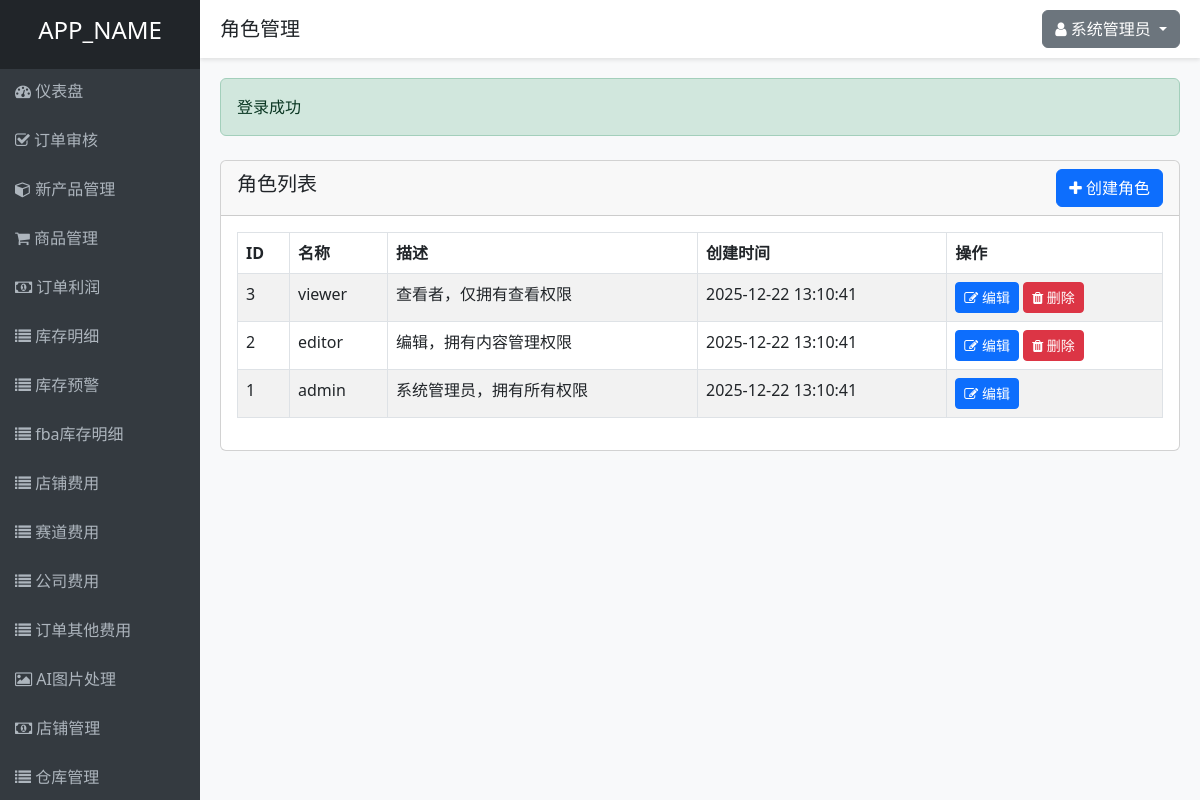
The app's page /roles.php (signed in) with its own data.
### tables this page shows
CREATE TABLE IF NOT EXISTS roles (
    id INT AUTO_INCREMENT PRIMARY KEY,
    name VARCHAR(50) NOT NULL UNIQUE,
    description TEXT,
    created_at TIMESTAMP DEFAULT CURRENT_TIMESTAMP,
    updated_at TIMESTAMP DEFAULT CURRENT_TIMESTAMP ON UPDATE CURRENT_TIMESTAMP
);

### controllers/RoleController.php (called while the page is built, shortened)
<?php
require_once ADMIN_PANEL_DIR . '/models/Role.php';
require_once ADMIN_PANEL_DIR . '/models/Permission.php';
require_once ADMIN_PANEL_DIR . '/helpers/functions.php';
class RoleController {
    private $roleModel;
    public function __construct() {
        $this->roleModel = new Role();
    }
    public function index() {
        $roles = $this->roleModel->getAll();
        $title = '角色管理';
        include VIEWS_DIR . '/layouts/header.php';
        include VIEWS_DIR . '/roles/index.php';
        include VIEWS_DIR . '/layouts/footer.php';
    }
}
?>

### helpers/functions.php (called while the page is built, shortened)
<?php
function getSuccess() {
    $success = $_SESSION['success_msg'] ?? '';
    return $success;
}
function isLoggedIn() {
    return isset($_SESSION['user_id']);
}
function getCurrentUserId() {
    return $_SESSION['user_id'] ?? null;
}
function hasPermission($permissionSlug) {
    require_once ADMIN_PANEL_DIR . '/models/Permission.php';
    $permissionModel = new Permission();
    return $permissionModel->checkUserPermission(getCurrentUserId(), $permissionSlug);
}
?>

### includes/database.php (called while the page is built, shortened)
<?php
class Database {
    private static $instance = null;
    private $conn;
    private function __construct() {
        try {
            $this->conn = new PDO(
                "mysql:host=" . DB_HOST . ";dbname=" . DB_NAME . ";charset=utf8",
                DB_USER,
                DB_PASS,
                [
                    PDO::ATTR_ERRMODE => PDO::ERRMODE_EXCEPTION,
                    PDO::ATTR_DEFAULT_FETCH_MODE => PDO::FETCH_ASSOC,
                    PDO::ATTR_EMULATE_PREPARES => false
                ]
            );
        } catch(PDOException $e) {
            die("数据库连接失败: " . $e->getMessage());
        }
    }
    public static function getInstance() {
        if(self::$instance === null) {
            self::$instance = new Database();
        }
        return self::$instance;
    }
    public function query($sql, $params = []) {
        $stmt = $this->conn->prepare($sql);
        $stmt->execute($params);
        return $stmt;
    }
}
?>

### models/Permission.php (called while the page is built, shortened)
<?php
require_once ADMIN_PANEL_DIR . '/includes/database.php';
class Permission {
    private $db;
    public function __construct() {
        $this->db = Database::getInstance();
    }
    public function checkUserPermission($userId, $permissionSlug) {
        $sql = "SELECT COUNT(*) as count FROM permissions p
                JOIN role_permissions rp ON p.id = rp.permission_id
                JOIN user_roles ur ON rp.role_id = ur.role_id
                WHERE ur.user_id = ? AND p.slug = ?";
        $stmt = $this->db->query($sql, [$userId, $permissionSlug]);
        $result = $stmt->fetch();
        return $result['count'] > 0;
    }
}
?>

### models/Role.php (called while the page is built, shortened)
<?php
require_once ADMIN_PANEL_DIR . '/includes/database.php';
class Role {
    private $db;
    public function __construct() {
        $this->db = Database::getInstance();
    }
    public function getAll() {
        $sql = "SELECT * FROM roles ORDER BY id DESC";
        $stmt = $this->db->query($sql);
        return $stmt->fetchAll();
    }
}
?>

### views/roles/index.php (the view)
<div class="row mt-4">
    <div class="col-md-12">
        <div class="card">
            <div class="card-header d-flex justify-content-between align-items-center">
                <h5>角色列表</h5>
                <?php if (hasPermission('roles.create')): ?>
                    <a href="<?php echo ADMIN_PANEL_URL; ?>/roles.php?action=create" class="btn btn-primary">
                        <i class="fa fa-plus"></i> 创建角色
                    </a>
                <?php endif; ?>
            </div>
            <div class="card-body">
                <table class="table table-bordered table-striped">
                    <thead>
                        <tr>
                            <th>ID</th>
                            <th>名称</th>
                            <th>描述</th>
                            <th>创建时间</th>
                            <th>操作</th>
                        </tr>
                    </thead>
                    <tbody>
                        <?php foreach ($roles as $role): ?>
                            <tr>
                                <td><?php echo $role['id']; ?></td>
                                <td><?php echo $role['name']; ?></td>
                                <td><?php echo $role['description']; ?></td>
                                <td><?php echo $role['created_at']; ?></td>
                                <td>
                                    <?php if (hasPermission('roles.edit')): ?>
                                        <a href="<?php echo ADMIN_PANEL_URL; ?>/roles.php?action=edit&id=<?php echo $role['id']; ?>" class="btn btn-sm btn-primary">
                                            <i class="fa fa-edit"></i> 编辑
                                        </a>
                                    <?php endif; ?>
                                    <?php if (hasPermission('roles.delete') && $role['name'] !== 'admin'): ?>
                                        <a href="<?php echo ADMIN_PANEL_URL; ?>/roles.php?action=delete&id=<?php echo $role['id']; ?>" class="btn btn-sm btn-danger" onclick="return confirm('确定要删除这个角色吗？');">
                                            <i class="fa fa-trash"></i> 删除
                                        </a>
                                    <?php endif; ?>
                                </td>
                            </tr>
                        <?php endforeach; ?>
                    </tbody>
                </table>
            </div>
        </div>
    </div>
</div>

### roles.php (shortened to what this page needs)
<?php
require_once __DIR__ . '/controllers/RoleController.php';
$roleController = new RoleController();
$action = $_GET['action'] ?? 'index';
switch ($action) {
    case 'index':
        $roleController->index();
        break;
}
?>

### views/layouts/header.php (shortened to what this page needs)
<!DOCTYPE html>
<html lang="zh-CN">
<head>
    <link href="<?php echo ADMIN_PANEL_URL; ?>/public/css/bootstrap.min.css" rel="stylesheet">
    <link href="<?php echo ADMIN_PANEL_URL; ?>/public/css/font-awesome.min.css" rel="stylesheet">
</head>
<body>
    <div class="sidebar">
        <div class="p-3 bg-dark text-center">
            <h4><?php echo APP_NAME; ?></h4>
        </div>
        <div class="nav">
            <div class="nav-item">
                <a href="<?php echo ADMIN_PANEL_URL; ?>/dashboard.php" class="<?php echo basename($_SERVER['PHP_SELF']) == 'dashboard.php' ? 'active' : ''; ?>">
                    <i class="fa fa-dashboard"></i> 仪表盘
                </a>
            </div>
             <?php if (isLoggedIn()): ?>
                <div class="nav-item">
                    <a href="<?php echo ADMIN_PANEL_URL; ?>/order_review.php" class="<?php echo basename($_SERVER['PHP_SELF']) == 'order_review.php' ? 'active' : ''; ?>">
                        <i class="fa fa-check-square-o"></i> 订单审核
                    </a>
                </div>
            <?php endif; ?>
            <?php if (isLoggedIn()): ?>
                <div class="nav-item">
                    <a href="<?php echo ADMIN_PANEL_URL; ?>/new_products.php" class="<?php echo basename($_SERVER['PHP_SELF']) == 'new_products.php' ? 'active' : ''; ?>">
                        <i class="fa fa-cube"></i> 新产品管理
                    </a>
                </div>
            <?php endif; ?>
            <?php if (isLoggedIn()):  ?>
                <div class="nav-item">
                    <a href="<?php echo ADMIN_PANEL_URL; ?>/products.php" class="<?php echo basename($_SERVER['PHP_SELF']) == 'products.php' ? 'active' : ''; ?>">
                        <i class="fa fa-shopping-cart"></i> 商品管理
                    </a>
                </div>
            <?php endif; ?>
            <?php if (isLoggedIn()): ?>
                <div class="nav-item">
                    <a href="<?php echo ADMIN_PANEL_URL; ?>/order_profit.php" class="<?php echo basename($_SERVER['PHP_SELF']) == 'order_profit.php' ? 'active' : ''; ?>">
                        <i class="fa fa-money"></i> 订单利润
                    </a>
                </div>
            <?php endif; ?>
            <?php if (hasPermission('inventory_details.view')): ?>
                <div class="nav-item">
                    <a href="<?php echo ADMIN_PANEL_URL; ?>/inventory_details.php" class="<?php echo basename($_SERVER['PHP_SELF']) == 'inventory_details.php' ? 'active' : ''; ?>">
                        <i class="fa fa-list"></i> 库存明细
                    </a>
                </div>
            <?php endif; ?>
            <?php if (hasPermission('inventory_details.view')): ?>
                <div class="nav-item">
                    <a href="<?php echo ADMIN_PANEL_URL; ?>/inventory_details.php?action=inventory_alert" class="<?php echo basename($_SERVER['PHP_SELF']) == 'inventory_details.php?action=inventory_alert' ? 'active' : ''; ?>">
                        <i class="fa fa-list"></i> 库存预警
                    </a>
                </div>
            <?php endif; ?>
            <?php if (isLoggedIn()): ?>
                <div class="nav-item">
                    <a href="<?php echo ADMIN_PANEL_URL; ?>/inventory_details_fba.php" class="<?php echo basename($_SERVER['PHP_SELF']) == 'inventory_details_fba.php' ? 'active' : ''; ?>">
                        <i class="fa fa-list"></i> fba库存明细
                    </a>
                </div>
            <?php endif; ?>
            <?php if (isLoggedIn()): ?>
                <div class="nav-item">
                    <a href="<?php echo ADMIN_PANEL_URL; ?>/shop_costs.php" class="<?php echo basename($_SERVER['PHP_SELF']) == 'shop_costs.php' ? 'active' : ''; ?>">
                        <i class="fa fa-list"></i> 店铺费用
                    </a>
                </div>
            <?php endif; ?>
            <?php if (isLoggedIn()): ?>
                <div class="nav-item">
                    <a href="<?php echo ADMIN_PANEL_URL; ?>/track_costs.php" class="<?php echo basename($_SERVER['PHP_SELF']) == 'track_costs.php' ? 'active' : ''; ?>">
                        <i class="fa fa-list"></i> 赛道费用
                    </a>
                </div>
            <?php endif; ?>
            <?php if (isLoggedIn()): ?>
                <div class="nav-item">
                    <a href="<?php echo ADMIN_PANEL_URL; ?>/company_costs.php" class="<?php echo basename($_SERVER['PHP_SELF']) == 'company_costs.php' ? 'active' : ''; ?>">
                        <i class="fa fa-list"></i> 公司费用
                    </a>
                </div>
            <?php endif; ?>
            <?php if (isLoggedIn()): ?>
                <div class="nav-item">
                    <a href="<?php echo ADMIN_PANEL_URL; ?>/order_other_costs.php" class="<?php echo basename($_SERVER['PHP_SELF']) == 'order_other_costs.php' ? 'active' : ''; ?>">
                        <i class="fa fa-list"></i> 订单其他费用
                    </a>
                </div>
            <?php endif; ?>
            <?php if (isLoggedIn()): ?>
                <div class="nav-item">
                    <a href="<?php echo ADMIN_PANEL_URL; ?>/aigc.php" class="<?php echo basename($_SERVER['PHP_SELF']) == 'aigc.php' ? 'active' : ''; ?>">
                        <i class="fa fa-image"></i> AI图片处理
                    </a>
                </div>
            <?php endif; ?>
            <?php if (isLoggedIn()): ?>
                <div class="nav-item">
                    <a href="<?php echo ADMIN_PANEL_URL; ?>/store.php" class="<?php echo basename($_SERVER['PHP_SELF']) == 'store.php' ? 'active' : ''; ?>">
                        <i class="fa fa-money"></i> 店铺管理
                    </a>
                </div>
            <?php endif; ?>
            <?php if (hasPermission('warehouses.view')): ?>
                <div class="nav-item">
                    <a href="<?php echo ADMIN_PANEL_URL; ?>/warehouses.php" class="<?php echo basename($_SERVER['PHP_SELF']) == 'warehouses.php' ? 'active' : ''; ?>">
                        <i class="fa fa-list"></i> 仓库管理
                    </a>
                </div>
            <?php endif; ?>
            <?php if (hasPermission('yunfei.view')): ?>
                <div class="nav-item">
                    <a href="<?php echo ADMIN_PANEL_URL; ?>/yunfei.php" class="<?php echo basename($_SERVER['PHP_SELF']) == 'yunfei.php' ? 'active' : ''; ?>">
                        <i class="fa fa-truck"></i> 运费管理
                    </a>
                </div>
            <?php endif; ?>
            <?php if (hasPermission('users.view')): ?>
                <div class="nav-item">
                    <a href="<?php echo ADMIN_PANEL_URL; ?>/users.php" class="<?php echo basename($_SERVER['PHP_SELF']) == 'users.php' ? 'active' : ''; ?>">
                        <i class="fa fa-users"></i> 用户管理
                    </a>
                </div>
            <?php endif; ?>
            <?php if (hasPermission('roles.view')): ?>
                <div class="nav-item">
                    <a href="<?php echo ADMIN_PANEL_URL; ?>/roles.php" class="<?php echo basename($_SERVER['PHP_SELF']) == 'roles.php' ? 'active' : ''; ?>">
                        <i class="fa fa-user-circle"></i> 角色管理
                    </a>
                </div>
            <?php endif; ?>
            <?php if (hasPermission('permissions.view')): ?>
                <div class="nav-item">
                    <a href="<?php echo ADMIN_PANEL_URL; ?>/permissions.php" class="<?php echo basename($_SERVER['PHP_SELF']) == 'permissions.php' ? 'active' : ''; ?>">
                        <i class="fa fa-key"></i> 权限管理
                    </a>
                </div>
            <?php endif; ?>
        </div>
    </div>
    <div class="header">
        <div class="d-flex justify-content-between align-items-center">
            <h5 class="mb-0"><?php echo $title ?? '欢迎使用'; ?></h5>
            <div class="dropdown">
                <button class="btn btn-secondary dropdown-toggle" type="button" id="userDropdown" data-bs-toggle="dropdown" aria-expanded="false">
                    <i class="fa fa-user"></i> <?php echo $_SESSION['full_name']; ?>
                </button>
            </div>
        </div>
    </div>
    <div class="content">
        <?php if ($success = getSuccess()): ?>
            <div class="alert alert-success" role="alert">
                <?php echo $success; ?>
            </div>
        <?php endif; ?>

### views/layouts/footer.php (shortened to what this page needs)
    </div>
</body>
</html>

### views/layouts/header.php (style rules this page uses)
body { background-color: #f8f9fa; }
.sidebar { height: 100vh; background-color: #343a40; color: white; position: fixed; top: 0; left: 0; width: 200px; overflow-y: auto; }
.sidebar a { color: #adb5bd; text-decoration: none; display: block; padding: 10px 15px; }
.content { margin-left: 200px; padding: 20px; }
.header { background-color: white; padding: 10px 20px; box-shadow: 0 2px 4px rgba(0, 0, 0, 0.1); margin-left: 200px; }
.nav { display: flex; flex-direction: column; }
.nav-item { margin-bottom: 5px; display: block; }

### records on screen
roles: id "3", name "viewer", description "查看者，仅拥有查看权限", created_at "2025-12-22 13:10:41"
roles: id "2", name "editor", description "编辑，拥有内容管理权限", created_at "2025-12-22 13:10:41"
roles: id "1", name "admin", description "系统管理员，拥有所有权限", created_at "2025-12-22 13:10:41"

### other values on screen
APP_NAME "APP_NAME"
$title "角色管理"
$_SESSION['full_name'] "系统管理员"
$success "登录成功"
